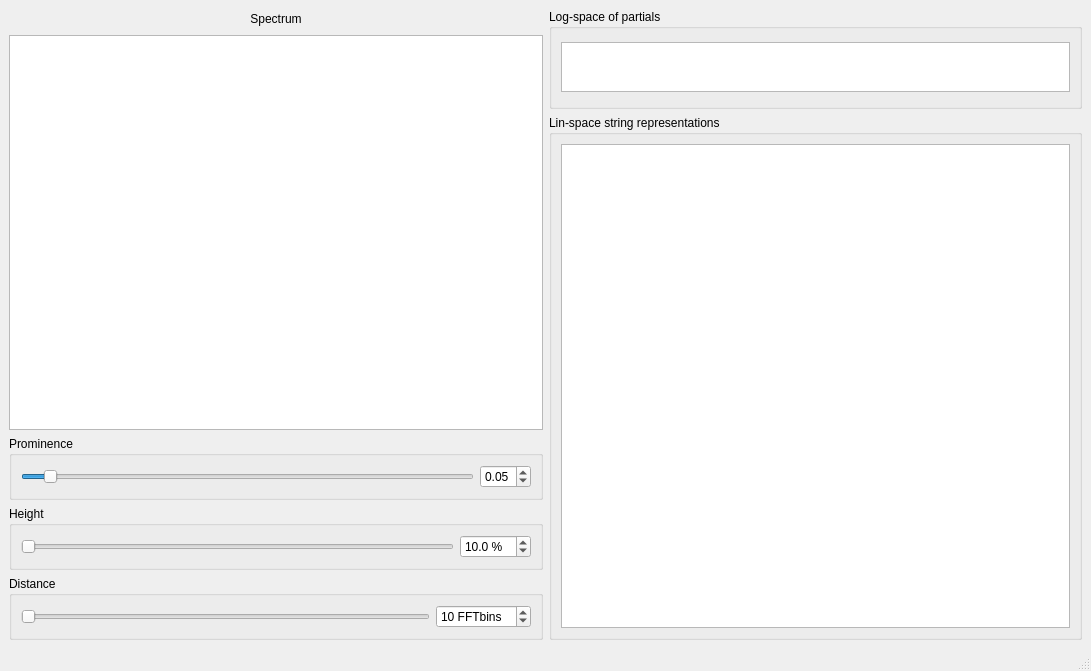
<?xml version="1.0" encoding="UTF-8"?>
<ui version="4.0">
 <class>MainWindow</class>
 <widget class="QMainWindow" name="MainWindow">
  <property name="geometry">
   <rect>
    <x>0</x>
    <y>0</y>
    <width>1091</width>
    <height>671</height>
   </rect>
  </property>
  <property name="font">
   <font>
    <family>Helvetica</family>
   </font>
  </property>
  <property name="windowTitle">
   <string>MainWindow</string>
  </property>
  <widget class="QWidget" name="centralwidget">
   <layout class="QHBoxLayout" name="horizontalLayout_8">
    <item>
     <layout class="QVBoxLayout" name="left_column">
      <item>
       <widget class="QLabel" name="fftlabel">
        <property name="minimumSize">
         <size>
          <width>0</width>
          <height>20</height>
         </size>
        </property>
        <property name="text">
         <string>Spectrum</string>
        </property>
        <property name="alignment">
         <set>Qt::AlignCenter</set>
        </property>
       </widget>
      </item>
      <item>
       <widget class="PlotWidget" name="fftplot">
        <property name="autoFillBackground">
         <bool>false</bool>
        </property>
       </widget>
      </item>
      <item>
       <layout class="QVBoxLayout" name="slider_layout">
        <item>
         <layout class="QHBoxLayout" name="prominence_container">
          <item>
           <widget class="QGroupBox" name="prominence_box">
            <property name="minimumSize">
             <size>
              <width>0</width>
              <height>32</height>
             </size>
            </property>
            <property name="autoFillBackground">
             <bool>false</bool>
            </property>
            <property name="title">
             <string>Prominence</string>
            </property>
            <property name="flat">
             <bool>false</bool>
            </property>
            <property name="checkable">
             <bool>false</bool>
            </property>
            <layout class="QHBoxLayout" name="horizontalLayout_6">
             <item>
              <widget class="QSlider" name="prominence_slider">
               <property name="maximum">
                <number>100</number>
               </property>
               <property name="singleStep">
                <number>1</number>
               </property>
               <property name="value">
                <number>5</number>
               </property>
               <property name="orientation">
                <enum>Qt::Horizontal</enum>
               </property>
              </widget>
             </item>
             <item>
              <widget class="QDoubleSpinBox" name="prominence_spinbox">
               <property name="prefix">
                <string/>
               </property>
               <property name="suffix">
                <string/>
               </property>
               <property name="maximum">
                <double>1.000000000000000</double>
               </property>
               <property name="singleStep">
                <double>0.010000000000000</double>
               </property>
               <property name="value">
                <double>0.050000000000000</double>
               </property>
              </widget>
             </item>
            </layout>
           </widget>
          </item>
         </layout>
        </item>
        <item>
         <layout class="QHBoxLayout" name="height_container">
          <item>
           <widget class="QGroupBox" name="height_box">
            <property name="minimumSize">
             <size>
              <width>0</width>
              <height>48</height>
             </size>
            </property>
            <property name="title">
             <string>Height</string>
            </property>
            <property name="flat">
             <bool>false</bool>
            </property>
            <property name="checkable">
             <bool>false</bool>
            </property>
            <layout class="QHBoxLayout" name="horizontalLayout_4">
             <item>
              <widget class="QSlider" name="height_slider">
               <property name="maximum">
                <number>100</number>
               </property>
               <property name="orientation">
                <enum>Qt::Horizontal</enum>
               </property>
              </widget>
             </item>
             <item>
              <widget class="QDoubleSpinBox" name="height_spinbox">
               <property name="suffix">
                <string> %</string>
               </property>
               <property name="decimals">
                <number>1</number>
               </property>
               <property name="value">
                <double>10.000000000000000</double>
               </property>
              </widget>
             </item>
            </layout>
           </widget>
          </item>
         </layout>
        </item>
        <item>
         <layout class="QHBoxLayout" name="distance_container">
          <item>
           <widget class="QGroupBox" name="distance_box">
            <property name="minimumSize">
             <size>
              <width>0</width>
              <height>48</height>
             </size>
            </property>
            <property name="layoutDirection">
             <enum>Qt::LeftToRight</enum>
            </property>
            <property name="title">
             <string>Distance</string>
            </property>
            <property name="flat">
             <bool>false</bool>
            </property>
            <property name="checkable">
             <bool>false</bool>
            </property>
            <layout class="QHBoxLayout" name="horizontalLayout_7">
             <item>
              <widget class="QSlider" name="distance_slider">
               <property name="maximum">
                <number>200</number>
               </property>
               <property name="orientation">
                <enum>Qt::Horizontal</enum>
               </property>
              </widget>
             </item>
             <item>
              <widget class="QDoubleSpinBox" name="distance_spinbox">
               <property name="suffix">
                <string> FFTbins</string>
               </property>
               <property name="decimals">
                <number>0</number>
               </property>
               <property name="minimum">
                <double>0.000000000000000</double>
               </property>
               <property name="maximum">
                <double>200.000000000000000</double>
               </property>
               <property name="value">
                <double>10.000000000000000</double>
               </property>
              </widget>
             </item>
            </layout>
           </widget>
          </item>
         </layout>
        </item>
       </layout>
      </item>
     </layout>
    </item>
    <item>
     <layout class="QVBoxLayout" name="right_column">
      <item>
       <widget class="QGroupBox" name="logspace_box">
        <property name="maximumSize">
         <size>
          <width>16777215</width>
          <height>100</height>
         </size>
        </property>
        <property name="title">
         <string>Log-space of partials</string>
        </property>
        <layout class="QGridLayout" name="gridLayout">
         <item row="0" column="0">
          <widget class="PlotWidget" name="log_partials_plot">
           <property name="maximumSize">
            <size>
             <width>16777215</width>
             <height>50</height>
            </size>
           </property>
          </widget>
         </item>
        </layout>
       </widget>
      </item>
      <item>
       <widget class="QGroupBox" name="strings_box">
        <property name="title">
         <string>Lin-space string representations</string>
        </property>
        <layout class="QGridLayout" name="gridLayout_2">
         <item row="0" column="0">
          <widget class="PlotWidget" name="string_plot">
           <property name="maximumSize">
            <size>
             <width>16777215</width>
             <height>16777215</height>
            </size>
           </property>
          </widget>
         </item>
        </layout>
       </widget>
      </item>
     </layout>
    </item>
   </layout>
  </widget>
  <widget class="QStatusBar" name="statusbar"/>
 </widget>
 <customwidgets>
  <customwidget>
   <class>PlotWidget</class>
   <extends>QGraphicsView</extends>
   <header>pyqtgraph</header>
  </customwidget>
 </customwidgets>
 <resources/>
 <connections/>
</ui>
